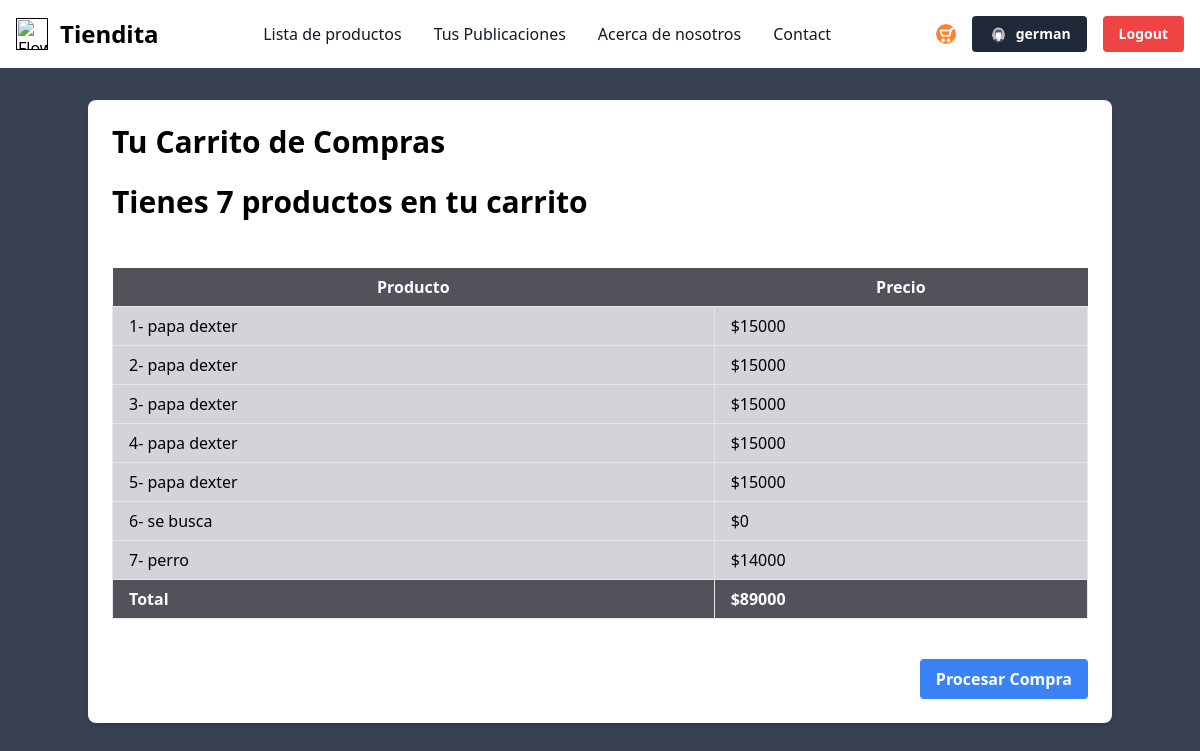
The app's page /tienda/carro-compra/1 (signed in) with its own data.
### tienda/models.py (models this page shows)
class Compra(models.Model):
    nombreCompra = models.CharField(max_length=100, null=False)
    precioCompra = models.IntegerField(default=0, null=False)
    usuarioID = models.ForeignKey(User, on_delete=models.CASCADE)
    postID = models.ForeignKey(Post, on_delete=models.CASCADE)

### tienda/views.py (the view)
# urls.py: path("carro-compra/<int:user_id>", VerCarro.as_view(), name="carro"),
class VerCarro(View):
    def get(self, request, user_id, *args, **kwargs):
        compras = Compra.objects.filter(usuarioID__id=user_id)
        total_precio = sum(compra.precioCompra for compra in compras)
        total_compra = compras.count()
        context = {
            "compras": compras,
            "total_precio": total_precio,
            "total_compra": total_compra,
        }
        return render(request, "productos/carro_compra.html", context)

### templates/productos/carro_compra.html
{% extends "base.html" %}
{% load static %}
{% block content %}
<div class="container mx-auto mt-8 p-6 bg-white shadow-md rounded-lg">
    <h2 class="text-3xl font-bold mb-6">Tu Carrito de Compras</h2>
    {% if not compras %}
        <p class="text-center text-gray-600 mt-8">No tienes nada en el carro</p>
    {% else %}
    {% if total_compra == 1 %}
        <h2 class="text-3xl font-bold mb-6">Tienes {{total_compra}} producto en tu carrito</h2>
    {% else %}
        <h2 class="text-3xl font-bold mb-6">Tienes {{total_compra}} productos en tu carrito</h2>
    {% endif %}
    <br>
        <table class="min-w-full bg-white">
            <thead>
                <tr>
                    <th class="py-2 bg-zinc-600 text-white">Producto</th>
                    <th class="py-2 bg-zinc-600 text-white">Precio</th>
                </tr>
            </thead>
            <tbody>
                {% for compra in compras %}
                <tr>
                    <td class="border px-4 py-2 bg-zinc-300">{{ compra.id }}- {{ compra.nombreCompra }}</td>
                    <td class="border px-4 py-2 bg-zinc-300">${{ compra.precioCompra }}</td>
                </tr>
                {% endfor %}
                <tr>
                    <td class="border px-4 py-2 bg-zinc-600 text-white font-bold">Total</td>
                    <td class="border px-4 py-2 font-bold bg-zinc-600 text-white">${{ total_precio }}</td>
                </tr>
            </tbody>
        </table>
        <br>
        <div class="flex justify-end">
            <a href="#" class="mt-4 bg-blue-500 hover:bg-blue-700 text-white font-bold py-2 px-4 rounded">Procesar Compra</a>
        </div>
    {% endif %}
</div>
{% endblock content %}

### templates/base.html (shortened to what this page needs)
{% load static tailwind_tags %}
<html lang="en">
<head>
    {% tailwind_css %}
</head>
<body class="bg-gray-700">
<nav class="bg-white border-gray-200 dark:bg-gray-900">
    <div class="max-w-screen-xl flex flex-wrap items-center justify-between mx-auto p-4">
    <a href="" class="flex items-center space-x-3 rtl:space-x-reverse">
        <img src="https://flowbite.com/docs/images/logo.svg" class="h-8" alt="Flowbite Logo" />
        <span class="self-center text-2xl font-semibold whitespace-nowrap dark:text-white">Tiendita</span>
    </a>
    <div class="flex items-center md:order-2 space-x-3 md:space-x-0 rtl:space-x-reverse">
    <div class="flex items-center">
      {% if user.is_authenticated %}
      <a href="{% url "tienda:carro" user.id %}">
      <img class="w-5 h-5 rounded-full" src="/media/images/carroBlanco.png" alt=" img carro">
      </a>
      <a href="{% url 'tienda:userUpdate' user.pk %}">
        <button type="button" class="flex items-center text-sm ml-4 bg-gray-800 text-white font-bold  py-2 px-4 rounded" id="user-menu-button" aria-expanded="false" data-dropdown-toggle="user-dropdown" data-dropdown-placement="bottom">
            <img class="w-5 h-5 rounded-full" src="/media/images/usuario.png" alt="User Avatar">
            <span class="ml-2">{{ user.username  }}</span>
        </button>
      </a>
      <a href="{% url 'tienda:logout' %}" class="ml-4 text-sm bg-red-500 hover:bg-red-700 text-white font-bold py-2 px-4 rounded">Logout</a>
      {% endif %}
    </div>
    </div>
    <div class="items-center justify-between hidden w-full md:flex md:w-auto md:order-1" id="navbar-user">
      <ul class="flex flex-col font-medium p-4 md:p-0 mt-4 border border-gray-100 rounded-lg bg-gray-50 md:space-x-8 rtl:space-x-reverse md:flex-row md:mt-0 md:border-0 md:bg-white dark:bg-gray-800 md:dark:bg-gray-900 dark:border-gray-700">
        <li>
          <a href=" {% url "tienda:home" %}" class="block py-2 px-3 text-gray-900 rounded hover:bg-gray-100 md:hover:bg-transparent md:hover:text-blue-700 md:p-0 dark:text-white md:dark:hover:text-blue-500 dark:hover:bg-gray-700 dark:hover:text-white md:dark:hover:bg-transparent dark:border-gray-700">Lista de productos</a>
        </li>
        {% if user.is_authenticated %}
        <li>
          <a href="{% url "tienda:tusPost" user.id %}" class="block py-2 px-3 text-gray-900 rounded hover:bg-gray-100 md:hover:bg-transparent md:hover:text-blue-700 md:p-0 dark:text-white md:dark:hover:text-blue-500 dark:hover:bg-gray-700 dark:hover:text-white md:dark:hover:bg-transparent dark:border-gray-700">Tus Publicaciones</a>
        </li>
        {% endif %}
        <li>
          <a href="#" class="block py-2 px-3 text-gray-900 rounded hover:bg-gray-100 md:hover:bg-transparent md:hover:text-blue-700 md:p-0 dark:text-white md:dark:hover:text-blue-500 dark:hover:bg-gray-700 dark:hover:text-white md:dark:hover:bg-transparent dark:border-gray-700">Acerca de nosotros</a>
        </li>
        <li>
          <a href="#" class="block py-2 px-3 text-gray-900 rounded hover:bg-gray-100 md:hover:bg-transparent md:hover:text-blue-700 md:p-0 dark:text-white md:dark:hover:text-blue-500 dark:hover:bg-gray-700 dark:hover:text-white md:dark:hover:bg-transparent dark:border-gray-700">Contact</a>
        </li>
      </ul>
    </div>
    </div>
  </nav>
    {% block content %}{% endblock content %}
</body>
</html>

### records on screen
Compra: id "1", nombreCompra "papa dexter", precioCompra "15000"
Compra: id "2", nombreCompra "papa dexter", precioCompra "15000"
Compra: id "3", nombreCompra "papa dexter", precioCompra "15000"
Compra: id "4", nombreCompra "papa dexter", precioCompra "15000"
Compra: id "5", nombreCompra "papa dexter", precioCompra "15000"
Compra: id "6", nombreCompra "se busca", precioCompra "0"
Compra: id "7", nombreCompra "perro", precioCompra "14000"

### other values on screen
{{ user.username }} "german"
{{ total_compra }} "7"
{{ total_precio }} "89000"
